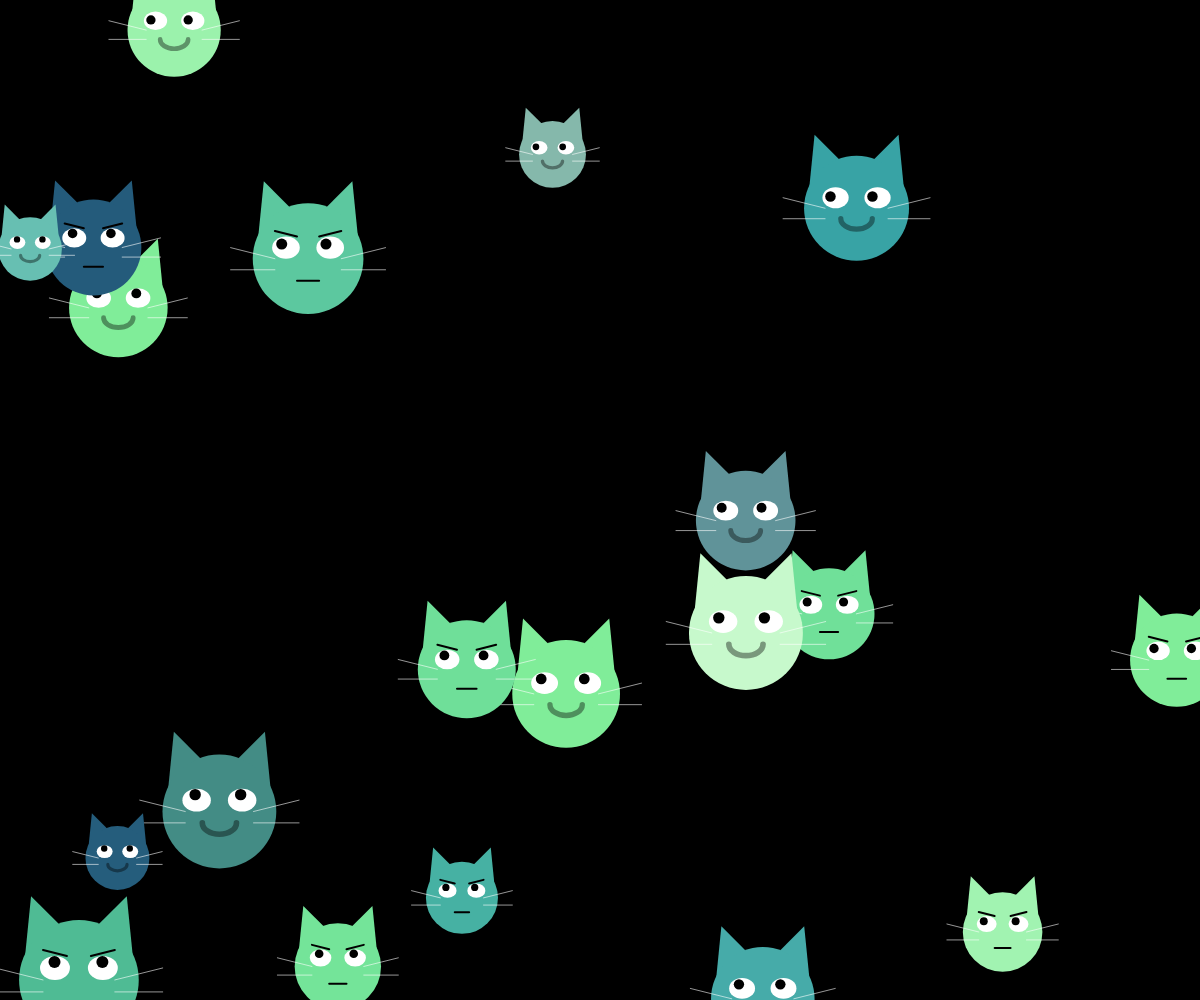
Frame 1 (no input)
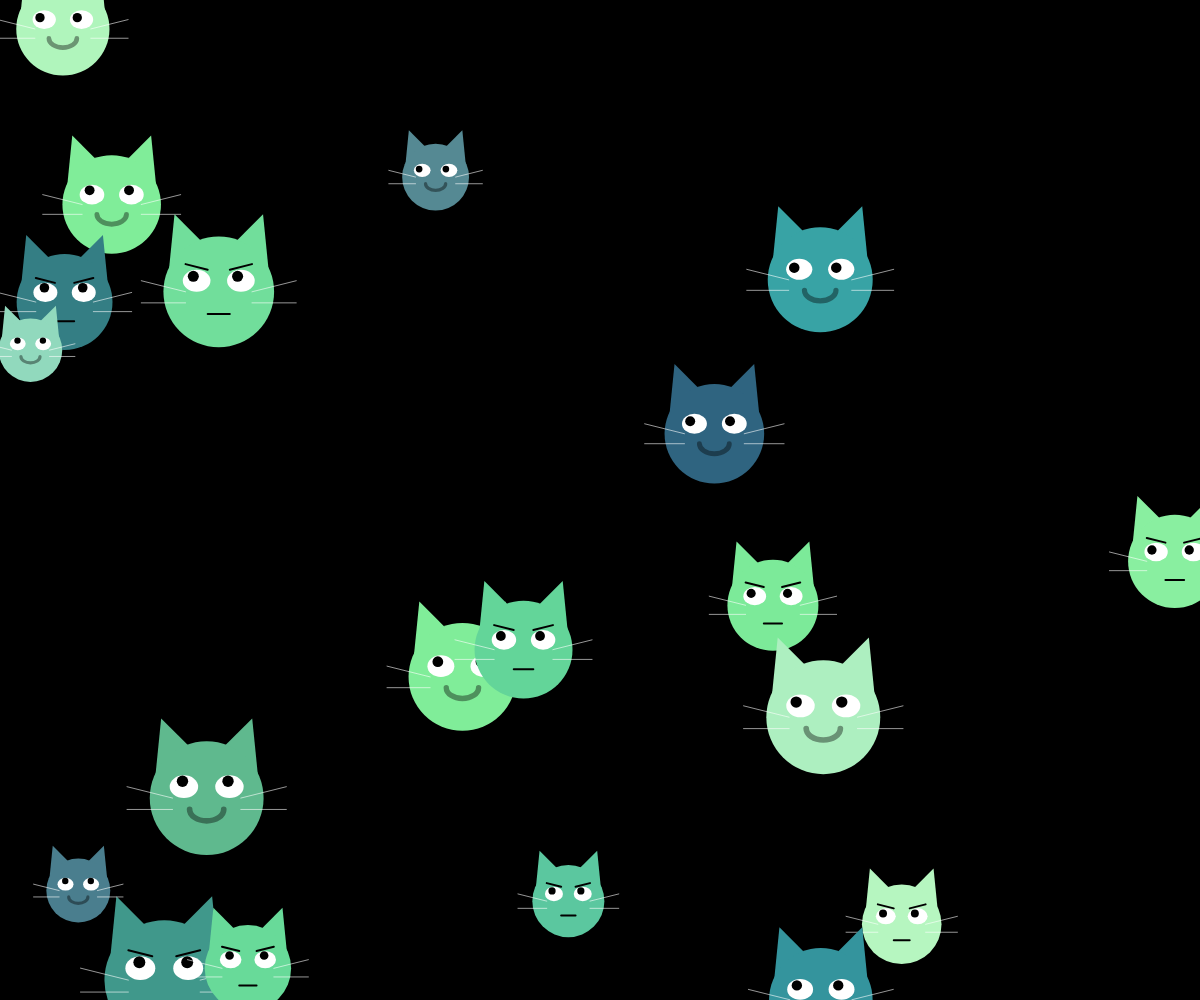
Frame 60 (no input)
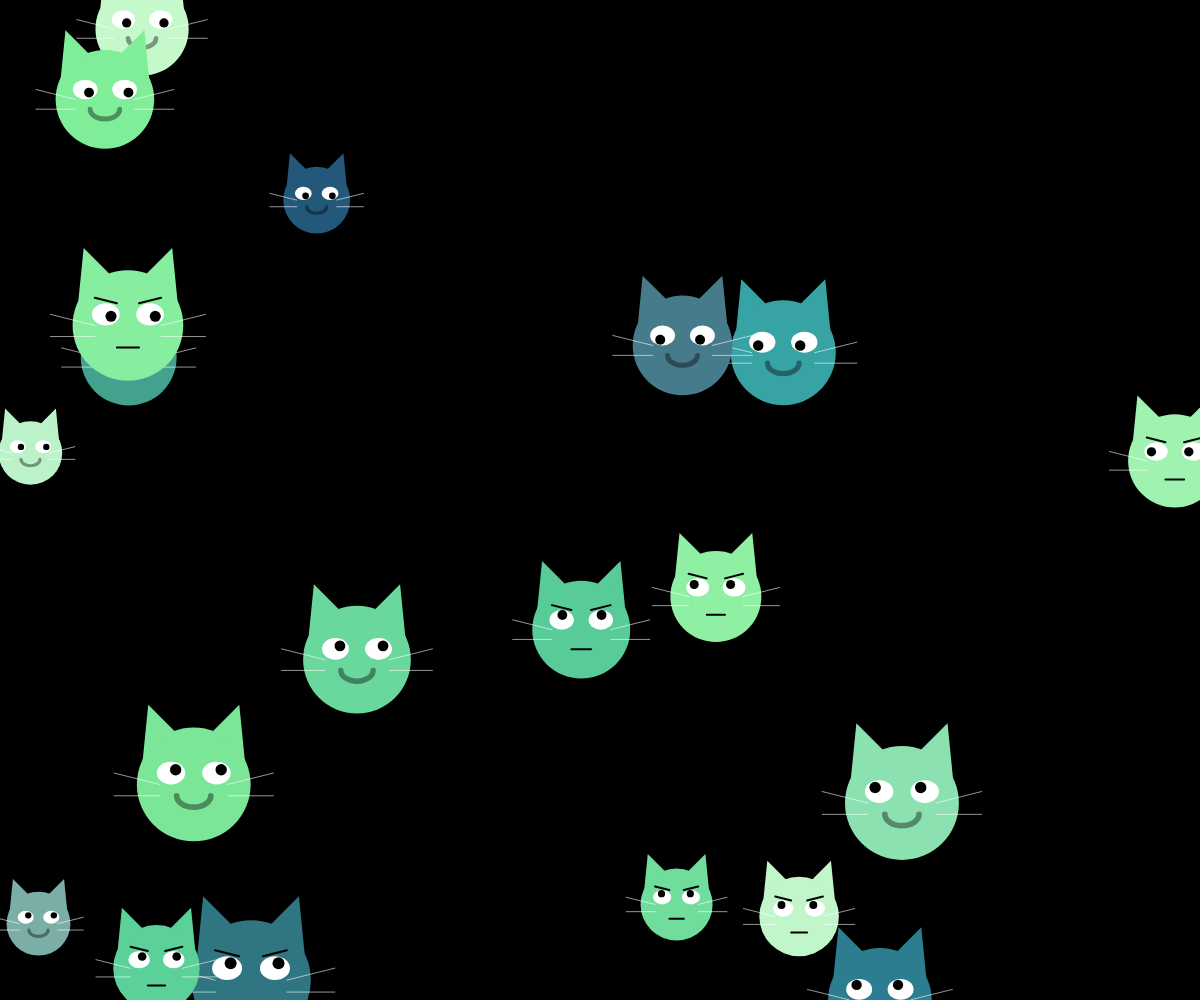
Frame 120 (the mouse pressed at the canvas centre since frame 60)

The p5.js sketch that drew these frames (run headless with seeded random() and noise() and a simulated clock; from frame 60 on, the mouse is pressed at the canvas centre):

// p5.js sketch
// ── sketch.js
let colors = ["#22577a", "#38a3a5", "#57cc99", "#80ed99", "#c7f9cc"];
let particles = [];

function setup() {
  createCanvas(windowWidth, windowHeight);
  // 初始化一群隨機粒子
  for (let i = 0; i < 20; i++) {
    particles.push(new Particle({
      p: { x: random(width), y: random(height) },
      r: random(60, 120)
    }));
  }
}

function draw() {
  background(0);

  for (let p of particles) {
    p.update();
    p.draw();
  }
}

class Particle {
  constructor(args) { // 預設值 (工廠模式)
    this.r = args.r || 100;
    // 設定位置：若無傳入 args.p，則預設在畫布中心
    this.p = args.p ? createVector(args.p.x, args.p.y) : createVector(width / 2, height / 2);
    // 設定速度：若無傳入 args.v，則隨機產生方向
    this.v = args.v ? createVector(args.v.x, args.v.y) : createVector(random(-2, 2), random(-2, 2));
    // 設定加速度
    this.a = args.a || { x: 0, y: 0 };
    
    this.color1 = color(random(colors)); // 起始顏色
    this.color2 = color(random(colors)); // 目標顏色
    this.colorT = random(1);             // 顏色變化的進度 (0~1)
    
    // 賦予粒子個性/狀態：快樂或是生氣
    this.mode = random(["happy", "bad"]);
  }

  update() {
    // 向量運算：速度加上加速度，位置加上速度
    this.v.x += this.a.x;
    this.v.y += this.a.y;
    this.p.x += this.v.x;
    this.p.y += this.v.y;

    // 簡單的邊界檢查（反彈）
    if (this.p.x < this.r / 2 || this.p.x > width - this.r / 2) {
      this.v.x *= -1;
    }
    if (this.p.y < this.r / 2 || this.p.y > height - this.r / 2) {
      this.v.y *= -1;
    }

    // 顏色過渡邏輯
    this.colorT += 0.005; // 調整這個數值可以改變變色速度 (0.005 大約是 3 秒換一次顏色)
    if (this.colorT > 1) {
      this.color1 = this.color2; // 到達目標後，將目前的顏色設為起始顏色
      this.color2 = color(random(colors)); // 隨機選下一個目標顏色
      this.colorT = 0; // 重置進度
    }
  }

  draw() {
    push();
    translate(this.p.x, this.p.y);
    noStroke();

    let currentColor = lerpColor(this.color1, this.color2, this.colorT);
    fill(currentColor);

    // 1. 繪製耳朵
    triangle(-this.r * 0.45, -this.r * 0.2, -this.r * 0.4, -this.r * 0.7, -this.r * 0.15, -this.r * 0.45); // 左耳
    triangle(this.r * 0.45, -this.r * 0.2, this.r * 0.4, -this.r * 0.7, this.r * 0.15, -this.r * 0.45);  // 右耳
    
    // 2. 繪製臉部本體
    ellipse(0, 0, this.r);

    // 3. 繪製鬍鬚
    stroke(255, 150);
    strokeWeight(1);
    line(-this.r * 0.3, 0, -this.r * 0.7, -this.r * 0.1); // 左鬍鬚
    line(-this.r * 0.3, this.r * 0.1, -this.r * 0.7, this.r * 0.1);
    line(this.r * 0.3, 0, this.r * 0.7, -this.r * 0.1);  // 右鬍鬚
    line(this.r * 0.3, this.r * 0.1, this.r * 0.7, this.r * 0.1);

    // 4. 動態眼睛計算
    // 計算眼珠位移方向 (滑鼠位置 - 貓咪位置)
    let eyeDir = createVector(mouseX - this.p.x, mouseY - this.p.y);
    eyeDir.limit(this.r * 0.05); // 限制眼珠移動範圍，不讓它跑出眼白

    // 繪製兩隻眼睛
    for (let side of [-1, 1]) {
      push();
      translate(side * this.r * 0.2, -this.r * 0.1);
      // 眼白
      noStroke();
      fill(255);
      ellipse(0, 0, this.r * 0.25, this.r * 0.2);
      // 眼珠 (瞳孔)
      fill(0);
      ellipse(eyeDir.x, eyeDir.y, this.r * 0.1);
      pop();
    }

    // 5. 根據不同 mode 繪製表情細節
    if (this.mode === "happy") {
      noFill();
      stroke(0, 100);
      strokeWeight(this.r * 0.05);
      arc(0, this.r * 0.1, this.r * 0.3, this.r * 0.2, 0, PI); // 笑嘴
    } else {
      // 生氣眉毛
      stroke(0);
      strokeWeight(2);
      line(-this.r * 0.3, -this.r * 0.25, -this.r * 0.1, -this.r * 0.2);
      line(this.r * 0.3, -this.r * 0.25, this.r * 0.1, -this.r * 0.2);
      line(-this.r * 0.1, this.r * 0.2, this.r * 0.1, this.r * 0.2); // 扁嘴
    }
    pop();
  }
}
